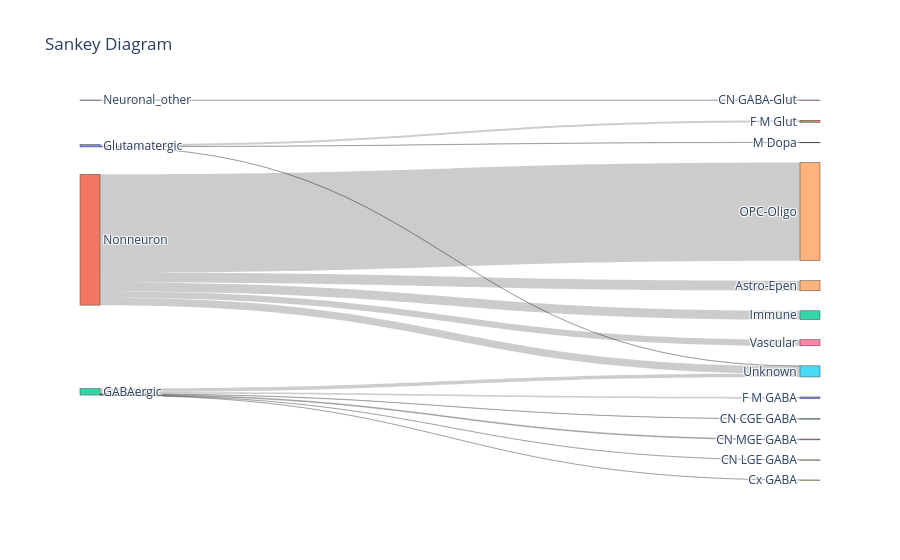

Here is the notebook cell this chart was saved with:
### Code cell
sankey_from_obs(
    adata_neurons_tmp,
    source_col="mmc_neighborhood",
    target_col="sn_high_level_class"
)

### Figure 1 — Plotly figure (JSON) as saved in the notebook; plotly's stock layout.template omitted (floating-point values rounded to 4 significant figures)
{"data": [{"link": {"source": [0, 0, 0, 0, 0, 0, 0, 0, 0, 0, 0, 0, 0, 1, 1, 1, 1, 1, 1, 1, 1, 1, 1, 1, 1, 1, 2, 2, 2, 2, 2, 2, 2, 2, 2, 2, 2, 2, 2, 3, 3, 3, 3, 3, 3, 3, 3, 3, 3, 3, 3, 3], "target": [4, 5, 6, 7, 8, 9, 10, 11, 12, 13, 14, 15, 16, 4, 5, 6, 7, 8, 9, 10, 11, 12, 13, 14, 15, 16, 4, 5, 6, 7, 8, 9, 10, 11, 12, 13, 14, 15, 16, 4, 5, 6, 7, 8, 9, 10, 11, 12, 13, 14, 15, 16], "value": [0, 0, 0, 0, 0, 0, 0, 3713, 0, 455, 0, 408, 0, 18784, 0, 0, 0, 0, 0, 0, 0, 16257, 0, 181095, 13844, 11497, 0, 638, 0, 165, 1568, 68, 3173, 0, 0, 0, 0, 6275, 0, 0, 0, 565, 0, 0, 0, 0, 0, 0, 0, 0, 0, 0]}, "node": {"label": ["Glutamatergic", "Nonneuron", "GABAergic", "Neuronal_other", "Astro-Epen", "CN CGE GABA", "CN GABA-Glut", "CN LGE GABA", "CN MGE GABA", "Cx GABA", "F M GABA", "F M Glut", "Immune", "M Dopa", "OPC-Oligo", "Unknown", "Vascular"], "pad": 20, "thickness": 20}, "type": "sankey"}], "layout": {"font": {"size": 12}, "title": {"text": "Sankey Diagram"}}}
